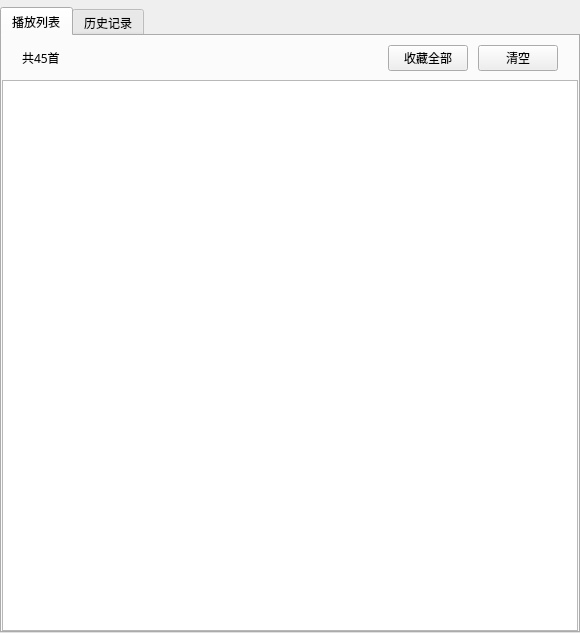
<?xml version="1.0" encoding="UTF-8"?>
<ui version="4.0">
 <class>Form</class>
 <widget class="QWidget" name="Form">
  <property name="geometry">
   <rect>
    <x>0</x>
    <y>0</y>
    <width>580</width>
    <height>633</height>
   </rect>
  </property>
  <property name="sizePolicy">
   <sizepolicy hsizetype="Fixed" vsizetype="Preferred">
    <horstretch>0</horstretch>
    <verstretch>0</verstretch>
   </sizepolicy>
  </property>
  <property name="minimumSize">
   <size>
    <width>580</width>
    <height>0</height>
   </size>
  </property>
  <property name="maximumSize">
   <size>
    <width>580</width>
    <height>16777215</height>
   </size>
  </property>
  <property name="font">
   <font>
    <family>宋体</family>
   </font>
  </property>
  <property name="windowTitle">
   <string>Form</string>
  </property>
  <property name="styleSheet">
   <string notr="true"/>
  </property>
  <layout class="QGridLayout" name="gridLayout">
   <property name="leftMargin">
    <number>0</number>
   </property>
   <property name="topMargin">
    <number>7</number>
   </property>
   <property name="rightMargin">
    <number>0</number>
   </property>
   <property name="bottomMargin">
    <number>0</number>
   </property>
   <property name="spacing">
    <number>0</number>
   </property>
   <item row="0" column="0">
    <widget class="QTabWidget" name="tabWidget">
     <property name="layoutDirection">
      <enum>Qt::LeftToRight</enum>
     </property>
     <property name="currentIndex">
      <number>0</number>
     </property>
     <widget class="QWidget" name="play_list">
      <attribute name="title">
       <string>播放列表</string>
      </attribute>
      <layout class="QGridLayout" name="gridLayout_2">
       <property name="leftMargin">
        <number>0</number>
       </property>
       <property name="topMargin">
        <number>0</number>
       </property>
       <property name="rightMargin">
        <number>0</number>
       </property>
       <property name="bottomMargin">
        <number>0</number>
       </property>
       <property name="spacing">
        <number>0</number>
       </property>
       <item row="0" column="0">
        <widget class="QWidget" name="widget" native="true">
         <property name="sizePolicy">
          <sizepolicy hsizetype="Preferred" vsizetype="Fixed">
           <horstretch>0</horstretch>
           <verstretch>0</verstretch>
          </sizepolicy>
         </property>
         <layout class="QHBoxLayout" name="horizontalLayout">
          <property name="spacing">
           <number>10</number>
          </property>
          <property name="leftMargin">
           <number>20</number>
          </property>
          <property name="rightMargin">
           <number>20</number>
          </property>
          <item>
           <widget class="QLabel" name="label">
            <property name="text">
             <string>共45首</string>
            </property>
           </widget>
          </item>
          <item>
           <spacer name="horizontalSpacer">
            <property name="orientation">
             <enum>Qt::Horizontal</enum>
            </property>
            <property name="sizeHint" stdset="0">
             <size>
              <width>40</width>
              <height>20</height>
             </size>
            </property>
           </spacer>
          </item>
          <item>
           <widget class="QPushButton" name="pushButton">
            <property name="sizePolicy">
             <sizepolicy hsizetype="Preferred" vsizetype="Fixed">
              <horstretch>0</horstretch>
              <verstretch>0</verstretch>
             </sizepolicy>
            </property>
            <property name="text">
             <string>收藏全部</string>
            </property>
           </widget>
          </item>
          <item>
           <widget class="QPushButton" name="pushButton_2">
            <property name="sizePolicy">
             <sizepolicy hsizetype="Preferred" vsizetype="Fixed">
              <horstretch>0</horstretch>
              <verstretch>0</verstretch>
             </sizepolicy>
            </property>
            <property name="text">
             <string>清空</string>
            </property>
           </widget>
          </item>
         </layout>
        </widget>
       </item>
       <item row="1" column="0">
        <widget class="TableWidget" name="tableWidget"/>
       </item>
      </layout>
     </widget>
     <widget class="QWidget" name="history">
      <attribute name="title">
       <string>历史记录</string>
      </attribute>
      <layout class="QGridLayout" name="gridLayout_3">
       <property name="leftMargin">
        <number>0</number>
       </property>
       <property name="topMargin">
        <number>0</number>
       </property>
       <property name="rightMargin">
        <number>0</number>
       </property>
       <property name="bottomMargin">
        <number>0</number>
       </property>
       <property name="spacing">
        <number>0</number>
       </property>
       <item row="0" column="0">
        <widget class="QWidget" name="widget_2" native="true">
         <layout class="QHBoxLayout" name="horizontalLayout_2">
          <property name="spacing">
           <number>10</number>
          </property>
          <property name="leftMargin">
           <number>20</number>
          </property>
          <property name="rightMargin">
           <number>20</number>
          </property>
          <item>
           <widget class="QLabel" name="label_2">
            <property name="text">
             <string>共100首</string>
            </property>
           </widget>
          </item>
          <item>
           <spacer name="horizontalSpacer_2">
            <property name="orientation">
             <enum>Qt::Horizontal</enum>
            </property>
            <property name="sizeHint" stdset="0">
             <size>
              <width>40</width>
              <height>20</height>
             </size>
            </property>
           </spacer>
          </item>
          <item>
           <widget class="QPushButton" name="pushButton_3">
            <property name="text">
             <string>清空</string>
            </property>
           </widget>
          </item>
         </layout>
        </widget>
       </item>
       <item row="1" column="0">
        <widget class="QTableWidget" name="tableWidget_2"/>
       </item>
      </layout>
     </widget>
    </widget>
   </item>
  </layout>
 </widget>
 <customwidgets>
  <customwidget>
   <class>TableWidget</class>
   <extends>QTableWidget</extends>
   <header>tablewidget.h</header>
  </customwidget>
 </customwidgets>
 <resources/>
 <connections/>
</ui>
